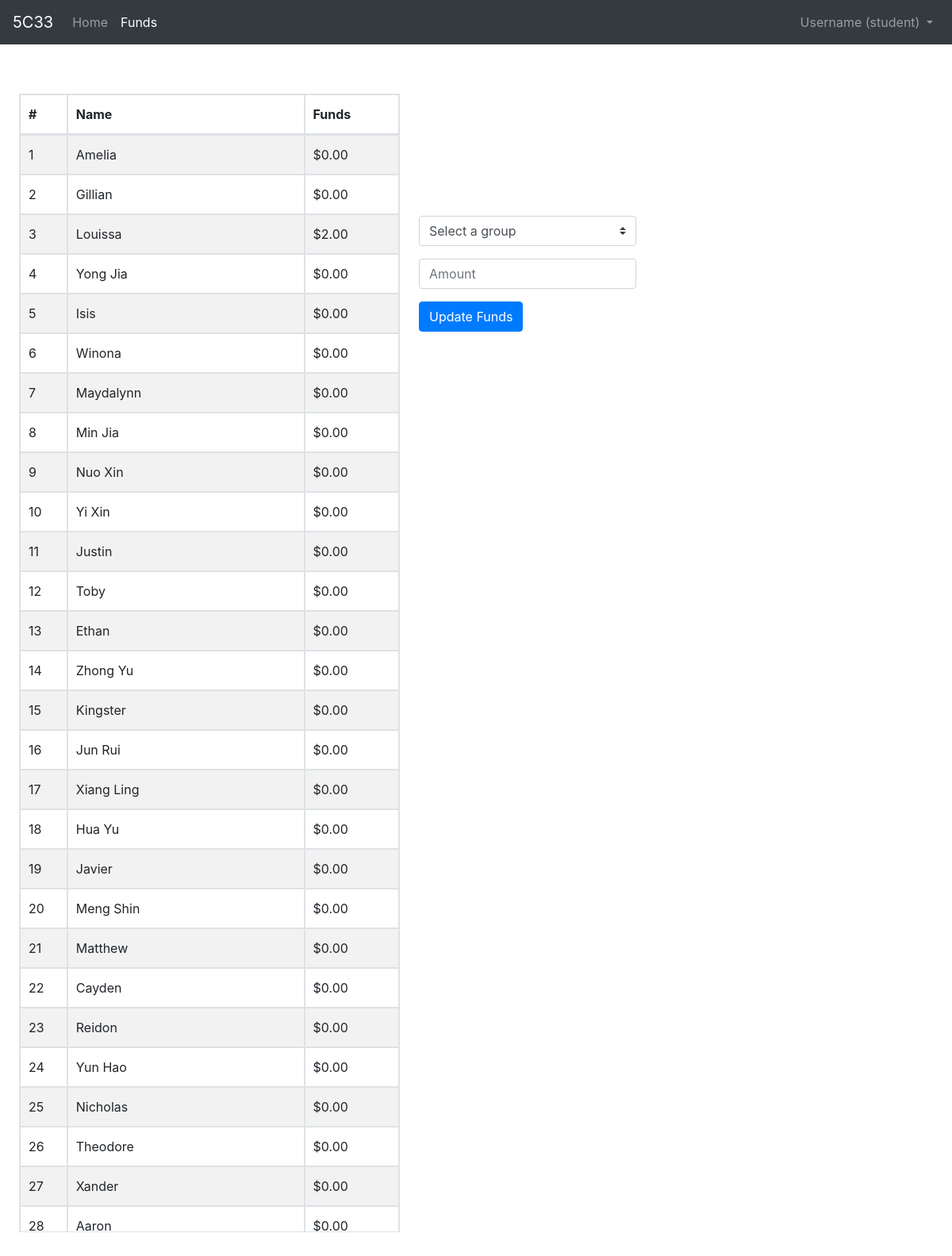
/funds, run on an earlier commit of the app's database.
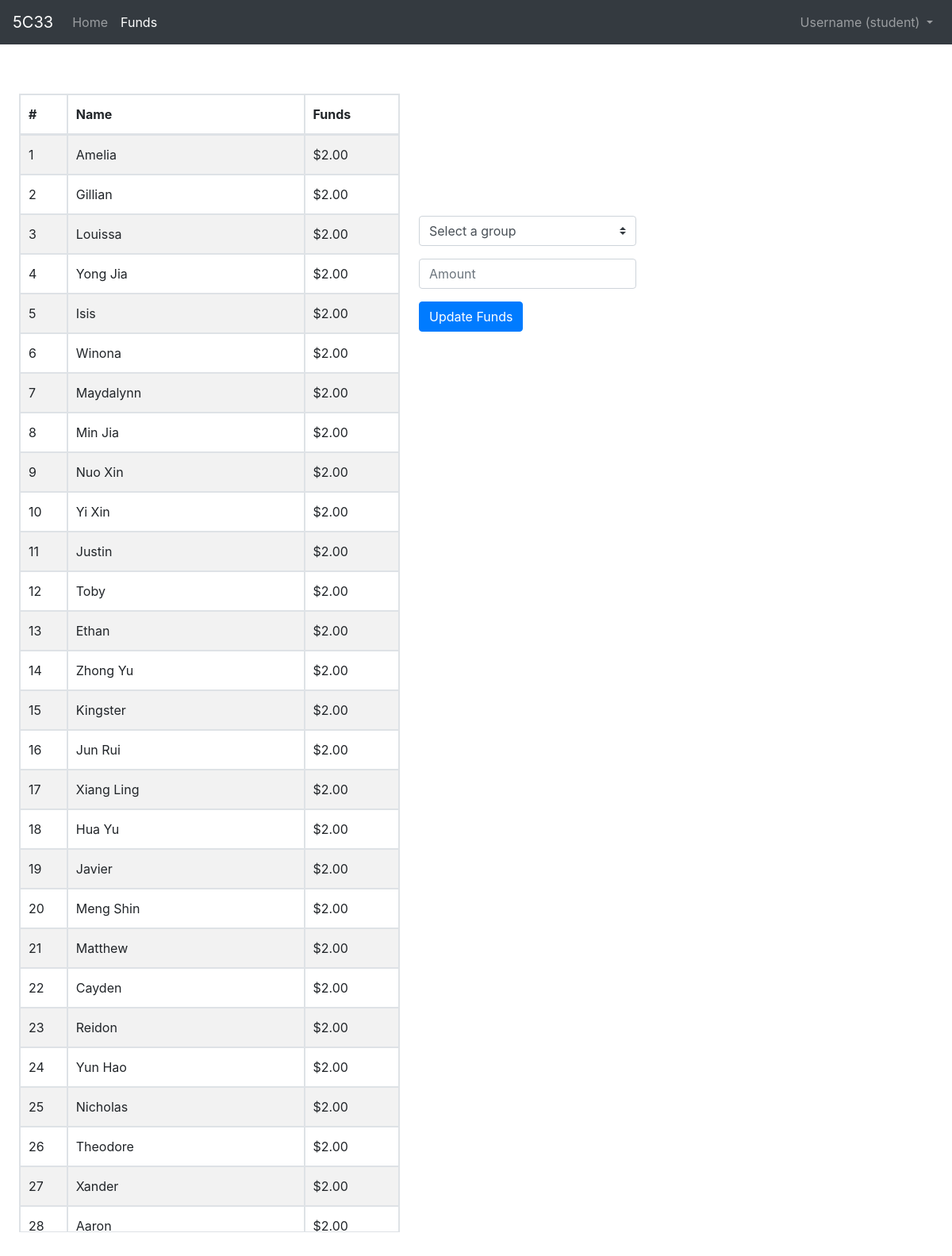
And on a later commit of the database.
### tables this page shows
CREATE TABLE class_funds (id INT, name TEXT, funds INT);

### app.py (the view, shortened to what this page needs)
@app.route("/funds", methods=["GET", "POST"])
def funds():
    con = sqlite3.connect("class_funds.db")
    with con:
        cur = con.cursor()
        funds = cur.execute("SELECT * from class_funds").fetchall()
    return render_template("class_funds.html", funds=funds, groups=GROUPS, names=NAMES)

### templates/class_funds.html (shortened to what this page needs)
{% extends "layout.html" %}
{% block onload %}
onload="getOption()"
{% endblock %}
{% block body %}
<div id="mytable">
    <table id="fixed_header" class="table-striped table table-bordered">
        <thead>
            <tr>
                <th>#</th>
                <th>Name</th>
                <th>Funds</th>
            </tr>
        </thead>
        <tbody>
            {% for fund in funds %}
            <tr>
                <td>{{ fund[0] }}</td>
                <td>{{ fund[1] }}</td>
                <td>{{ "${:.2f}".format(fund[2]/100) }}</td>
            </tr>
            {% endfor %}
        </tbody>
    </table>
</div>
<div class="submission">
        <form action="/funds" method="post" class="form">
            <div class="form-group d-sm-flex">
                <select name="group" id="group" class="custom-select" onchange="getOption()">
                    <option disabled selected value="">Select a group</option>
                </select>
            </div>
            <div class="form-group d-sm-flex">
                <input autocomplete="off" autofocus type="text" name="amt" placeholder="Amount" class="form-control">
            </div>
            <div class="form-group">
                <input type="submit" value="Update Funds" class="btn btn-primary">
            </div>
        </form>
</div>
{% endblock %}

### templates/layout.html (shortened to what this page needs)
<!DOCTYPE html>
<html lang="en">
    <head>
        <link rel="stylesheet" href="{{ url_for('static', filename='css/style.css') }}">
        <link rel="stylesheet" href="https://cdn.jsdelivr.net/npm/bootstrap@4.3.1/dist/css/bootstrap.min.css">
    </head>
    <body {% block onload %}{% endblock %}>
        <nav class="navbar navbar-expand-lg navbar-dark bg-dark sticky-top mb-4">
            <a class="navbar-brand" href="/">5C33</a>
            <div class="collapse navbar-collapse" id="navbarSupportedContent">
              <ul class="navbar-nav mr-auto">
                <li class="nav-item {% if url_for(request.endpoint)=='/' %}active{% endif %}">
                  <a class="nav-link" href="/">Home</a>
                </li>
                <li class="nav-item {% if url_for(request.endpoint)=='/funds' %}active{% endif %}">
                  <a class="nav-link" href="/funds">Funds</a>
                </li>
              </ul>
              <ul class="navbar-nav ml-auto">
                <li class="nav-item dropdown">
                  <a class="nav-link dropdown-toggle" href="#" id="navbarDropdownMenuLink" role="button" data-toggle="dropdown" aria-haspopup="true" aria-expanded="false">
                    Username (student)
                  </a>
                </li>
              </ul>
            </div>
          </nav>
        {% block body %}{% endblock %}
    </body>
</html>

### static/css/style.css (style rules this page uses)
body { font-family: Arial, Helvetica, sans-serif; }
#mytable { float: left; width: 40vw; margin-left: 2vw; padding-top: 2vh; }
.submission { float: left; padding-top: 10vh; margin-left: 2vw; }
#mytable { table-layout: auto; border-collapse: collapse; text-align: left; }
#mytable tbody { display: block; width: 100%; overflow: overlay; height: 72vh; }
#mytable tbody tr, #mytable thead tr { display: grid; grid-template-columns: 0.5fr 2.5fr 1fr; }
#mytable thead th, #mytable tbody th, #mytable tbody td { padding: 12px 15px 12px 10px; }

What changed in the data, as far as the page shows it:
changed class_funds "Amelia": fund[2]/100 "$0.00" → "$2.00"
changed class_funds "Gillian": fund[2]/100 "$0.00" → "$2.00"
changed class_funds "Yong Jia": fund[2]/100 "$0.00" → "$2.00"
changed class_funds "Isis": fund[2]/100 "$0.00" → "$2.00"
changed class_funds "Winona": fund[2]/100 "$0.00" → "$2.00"
changed class_funds "Maydalynn": fund[2]/100 "$0.00" → "$2.00"
changed class_funds "Min Jia": fund[2]/100 "$0.00" → "$2.00"
changed class_funds "Nuo Xin": fund[2]/100 "$0.00" → "$2.00"
changed class_funds "Yi Xin": fund[2]/100 "$0.00" → "$2.00"
changed class_funds "Justin": fund[2]/100 "$0.00" → "$2.00"
changed class_funds "Toby": fund[2]/100 "$0.00" → "$2.00"
changed class_funds "Ethan": fund[2]/100 "$0.00" → "$2.00"
changed class_funds "Zhong Yu": fund[2]/100 "$0.00" → "$2.00"
changed class_funds "Kingster": fund[2]/100 "$0.00" → "$2.00"
changed class_funds "Jun Rui": fund[2]/100 "$0.00" → "$2.00"
changed class_funds "Xiang Ling": fund[2]/100 "$0.00" → "$2.00"
changed class_funds "Hua Yu": fund[2]/100 "$0.00" → "$2.00"
changed class_funds "Javier": fund[2]/100 "$0.00" → "$2.00"
changed class_funds "Meng Shin": fund[2]/100 "$0.00" → "$2.00"
changed class_funds "Matthew": fund[2]/100 "$0.00" → "$2.00"
changed class_funds "Cayden": fund[2]/100 "$0.00" → "$2.00"
changed class_funds "Reidon": fund[2]/100 "$0.00" → "$2.00"
changed class_funds "Yun Hao": fund[2]/100 "$0.00" → "$2.00"
changed class_funds "Nicholas": fund[2]/100 "$0.00" → "$2.00"
changed class_funds "Theodore": fund[2]/100 "$0.00" → "$2.00"
changed class_funds "Xander": fund[2]/100 "$0.00" → "$2.00"
changed class_funds "Aaron": fund[2]/100 "$0.00" → "$2.00"
